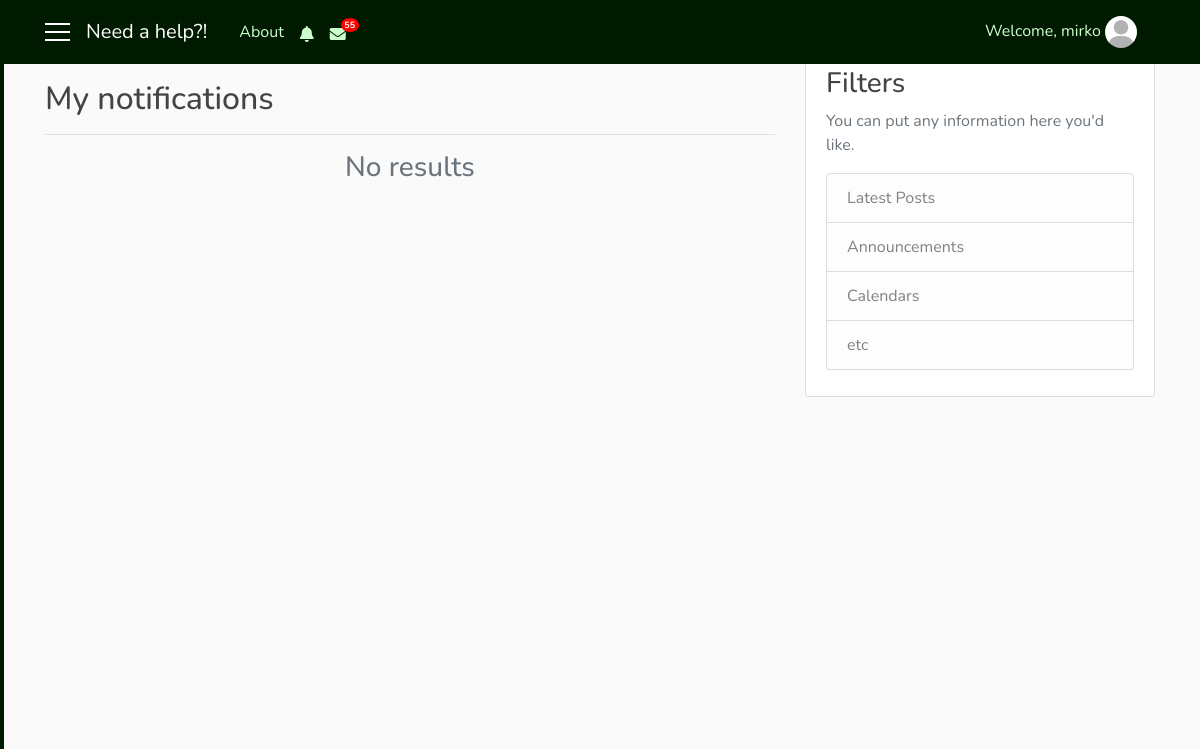
Before: /notifications_repairman/3 (signed in) with the older database file.
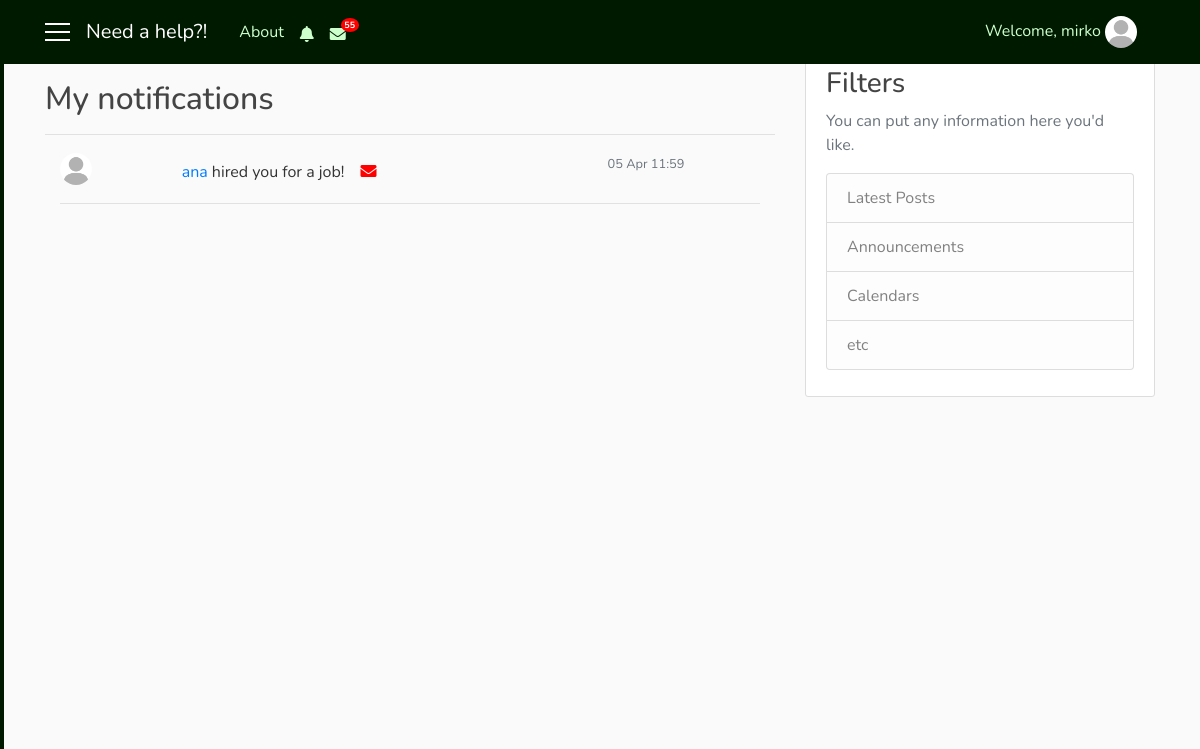
After: the same page with the newer database file.
### user/models.py (models this page shows, shortened)
class RepairmanNotifications(models.Model):
    repairman = models.ForeignKey(User, on_delete=models.CASCADE)
    notification = models.CharField(max_length=1000)
    url_to_go = models.CharField(max_length=200, default='-')
    date = models.DateTimeField(auto_now_add=True)
    seen = models.BooleanField(default=False)
    remove = models.BooleanField(default=False)

### need_a_help_app/views.py (the view)
# urls.py: path('notifications_repairman/<int:pk>', views.NotificationsRepairmanListView.as_view(), name='notifications_repairman'),
class NotificationsRepairmanListView(LoginRequiredMixin, ListView):
    model = RepairmanNotifications
    template_name = 'need_a_help_app/notifications_repairman.html'
    context_object_name = 'notif'
    paginate_by = 5
    def get_queryset(self):
        user = get_object_or_404(User, pk=self.kwargs.get('pk'))
        return RepairmanNotifications.objects.filter(repairman=user).order_by('-date')
    def get_context_data(self, **kwargs):
        context_data = super(NotificationsRepairmanListView, self).get_context_data(**kwargs)
        users = User.objects.all()
        us = self.request.user
        not_r = RepairmanNotifications.objects.filter(repairman=us, remove=False).order_by('-date')
        not_rep = RepairmanNotifications.objects.filter(repairman=us, seen=False).count()
        context_data['us'] = users
        context_data['not_r'] = not_r
        context_data['not_rep'] = not_rep
        return context_data

### need_a_help_app/templates/need_a_help_app/notifications_repairman.html (shortened to what this page needs)
{% extends 'need_a_help_app/base.html' %}
{% block notify_repairman %}
    {% if not_r %}
        <i class="nav-item nav-link fas fa-bell mt-1 popOver" data-title="Notifications" data-content="
            <div class='container'>
                {% for n in not_r|slice:'5' %}
                    <div {% if not n.seen %}class='row not_seen'{% else %}class='row not_row' style='cursor: pointer;'{% endif %} onclick='location.href=&quot;{{ n.url_to_go }}?not={{ n.id }}&quot;;'>
                        {{ n.notification }}
                        <div class='col-sm-3 col-md-3 col-lg-3'>
                            <small class='text-secondary text-muted'>{{ n.date|date:'dM H:i' }}</small>
                        </div>
                    </div>
                    <hr width=100%>
                {% endfor %}
                <div class='row'>
                    <div class='col-sm-12 col-md-12 col-lg-12 pl-5'>
                        <a href='{% url 'notifications_repairman' user.id %}'>Show all notifications</a>
                    </div>
                </div>
            </div>" data-placement="bottom" data-html="true" data-toggle="popover" data-container="body" data-trigger="click"></i>
    {% else %}
        <i class="nav-item nav-link fas fa-bell mt-1 popOver" data-title="Notifications" data-content="
            <h6 class='text-secondary text-muted' align='center'>No results</h6>" data-placement="bottom" data-html="true" data-toggle="popover" data-container="body" data-trigger="hover"></i>
    {% endif %}
{% endblock %}
{% block mess_client %}
        <span class="badge badge-notify-mess">55</span>
{% endblock %}
{% block content %}
   <h2 class="pt-4">My notifications</h2>
   <hr width="100%">
   {% if notif %}
        <div class='container'>
           {% for n in notif %}
                {% if not n.seen %}
                    <div class="row not_seen" onclick="location.href=&quot;{{ n.url_to_go }}?not={{ n.id }}&quot;;">
                        {% autoescape off %}{{ n.notification }}{% endautoescape %}
                        <div class="col-sm-3 col-md-3 col-lg-3">
                            <small class="text-secondary text-muted">{{ n.date|date:'d M H:i' }}</small>
                        </div>
                    </div>
                {% else %}
                    <div class='row not_row' style='cursor: pointer;' onclick="location.href=&quot;{{ n.url_to_go }}?not={{ n.id }}&quot;;">
                        {% autoescape off %}{{ n.notification }}{% endautoescape %}
                        <div class="col-sm-3 col-md-3 col-lg-3">
                            <small class="text-secondary text-muted">{{ n.date|date:'d M H:i' }}</small>
                        </div>
                    </div>
                {% endif %}
                <hr width=100%>
           {% endfor %}
        </div>
   {% else %}
    <h3 class="text-secondary text-muted" align="center">No results</h3>
   {% endif %}
   <div class="container" align="center">
        <div class="row">
            <div class="col-sm-12 col-md-12 col-lg-12 align-items-center justify-content" style="margin: auto">
            </div>
        </div>
   </div>
{% endblock %}

Changed rows visible on the page:
added RepairmanNotifications: notification (placeholder picture), notification "ana hired you for a job!", date "05 Apr 11:59"
Other visible differences:
text no longer shown: "No results"
